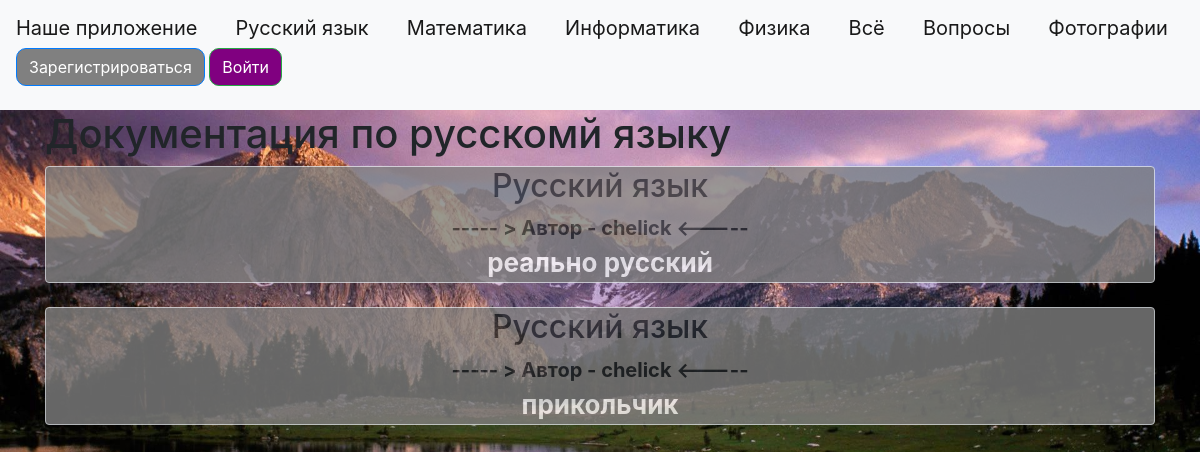
Screenshot of /rus.html with the database file from the repository.
### data/news.py (models this page shows)
class News(SqlAlchemyBase):
    __tablename__ = 'news'
    id = sqlalchemy.Column(sqlalchemy.Integer,
                           primary_key=True, autoincrement=True)
    title = sqlalchemy.Column(sqlalchemy.String, nullable=True)
    content = sqlalchemy.Column(sqlalchemy.String, nullable=True)
    created_date = sqlalchemy.Column(sqlalchemy.DateTime,
                                     default=datetime.datetime.now)
    is_question = sqlalchemy.Column(sqlalchemy.Boolean, default=True)
    user_id = sqlalchemy.Column(sqlalchemy.Integer,
                                sqlalchemy.ForeignKey("users.id"))
    user = orm.relationship('User')
    answers = orm.relationship('Answer', back_populates='question', lazy='dynamic')

### data/users.py (models this page shows, shortened)
class User(SqlAlchemyBase, UserMixin):
    __tablename__ = 'users'
    id = sqlalchemy.Column(sqlalchemy.Integer,
                           primary_key=True, autoincrement=True)
    name = sqlalchemy.Column(sqlalchemy.String, nullable=True)
    about = sqlalchemy.Column(sqlalchemy.String, nullable=True)
    email = sqlalchemy.Column(sqlalchemy.String,
                              index=True, unique=True, nullable=True)
    hashed_password = sqlalchemy.Column(sqlalchemy.String, nullable=True)
    created_date = sqlalchemy.Column(sqlalchemy.DateTime,
                                     default=datetime.datetime.now)
    news = orm.relationship("News", back_populates='user')

### main.py (the view)
@app.route("/rus.html")
def rus():
    db_sess = db_session.create_session()
    news = db_sess.query(News).filter(News.title == 'Русский язык').filter(News.is_question != True)
    return render_template("rus.html", news=news, title='RUSSIAN LANGUAGE Documentation')

### data/db_session.py (called while the page is built)
def create_session() -> Session:
    global __factory
    return __factory()

### templates/rus.html (shortened to what this page needs)
{% extends "base.html" %}
{% block content %}
<h1>Документация по русскомй языку</h1>
{% for item in news%}
<div class="col-md6 border rounded" style="background-color: gray; opacity: .8;">
    <h2 style="text-align: center;">{{item.title}}</h2>
    <div style="font-size: 20px; text-align: center; font-weight: bold">
        ----- > Автор - {{item.user.name}} <-----
    </div>
    <div style="text-align: center; font-size: 26px; font-weight: bold; color: white;">
        {{item.content}}
    </div>
</div>
<br>
{% endfor %}
{% endblock %}

### rows the page displays
News: title "Русский язык", user.name "chelick", content "реально русский"
News: title "Русский язык", user.name "chelick", content "прикольчик"
